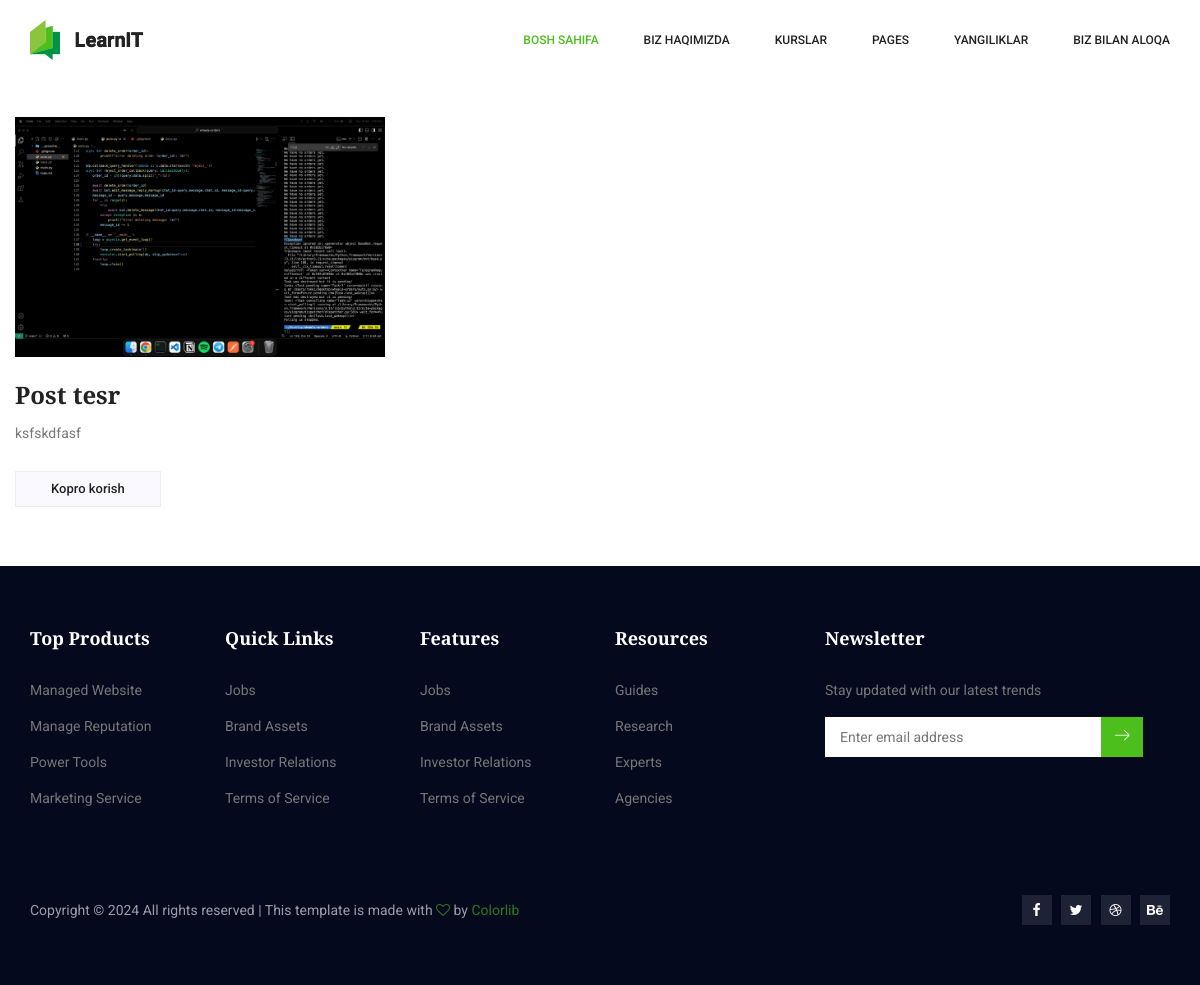
/posts/, run on the app's committed database.
### api/models.py (models this page shows, shortened)
class Post(m.Model):
    title = m.CharField(max_length=255)
    info = m.TextField()
    date = m.DateField(auto_now_add=True)
    thumb = m.ImageField(upload_to='thumbs/')

### api/views.py (the view)
def posts(request):
    posts = Post.objects.all()
    context = {
        'posts' : posts,
    }
    return render(request,'posts.html',context)

### template/posts.html (shortened to what this page needs)
{% extends 'base.html' %}
{% load static %}
{% block content %}
<section class="blog_area">
    <div class="container">
        <div class="row">
            <div class="blog_left_sidebar">
                <div class="row" style="padding: 10% 0 5% 0;">
                    {% for i in posts %}
                        <div class="col-4">
                            <div class="blog_post">
                                <img src="{{ i.thumb.url }}" alt="" class="img-fluid">
                                <div class="blog_details">
                                    <a href="{% url 'post_detail' i.id %}">
                                        <h2>{{ i.title }}</h2>
                                    </a>
                                    <p>{{ i.info|truncatechars:30 }}</p>
                                    <a href="{% url 'post_detail' i.id %}" class="white_bg_btn">Kopro korish</a>
                                </div>
                            </div>
                        </div>
                    {% endfor %}
                </div>
            </div>
        </div>
    </div>
</section>
{% endblock content %}

### data on the page
Post: thumb (picture), title "Post tesr", info "ksfskdfasf"
